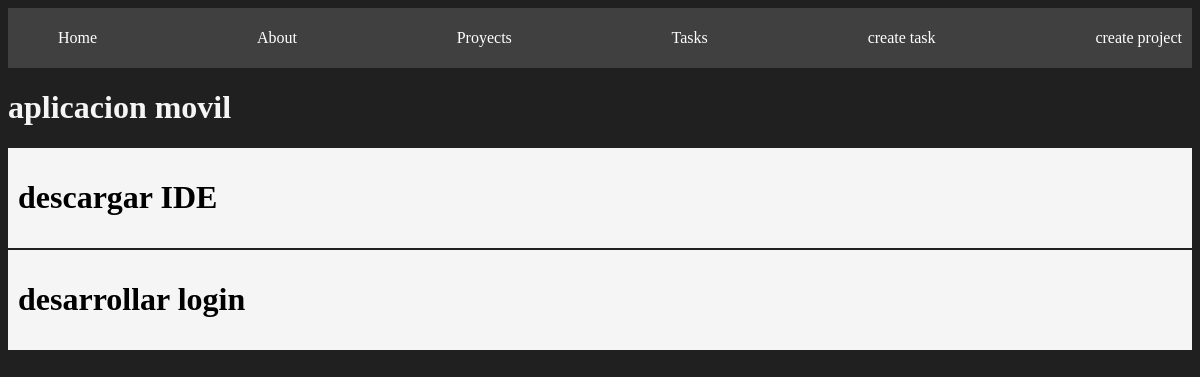
/projects/1, run on the app's committed database.
### myapp/models.py (models this page shows, shortened)
class Project(models.Model):
	name= models.CharField(max_length=200)
	def __str__(self):
		return self.name

class task(models.Model):
	title= models.CharField(max_length=200)
	description=models.TextField()
	project=models.ForeignKey(Project, on_delete=models.CASCADE)
	done = models.BooleanField(default=False)

### myapp/views.py (the view)
# urls.py: path('projects/<int:id>', views.project_detail, name="project_detail"),
def project_detail(request, id):
	project = get_object_or_404(Project, id=id)
	tasks = task.objects.filter(project_id=id)
	return render(request, 'project/detail.html', {
			'project' : project,
			'tasks' : tasks
		})

### myapp/templates/project/detail.html
{% extends 'layouts/base.html' %}
{% block content %}
<h1>{{project}}</h1>
{% for task in tasks %}
<div class="card">
	<h1>{{task.title}}</h1>
</div>
{% endfor %}
{% endblock %}

### myapp/static/styles/main.css (style rules this page uses)
body { background: #202020; color: whitesmoke; }
.card { background: whitesmoke; color: black; padding: 10px; margin-bottom: 2px; }

### data on the page
Project: name "aplicacion movil"
task: title "descargar IDE"
task: title "desarrollar login"
